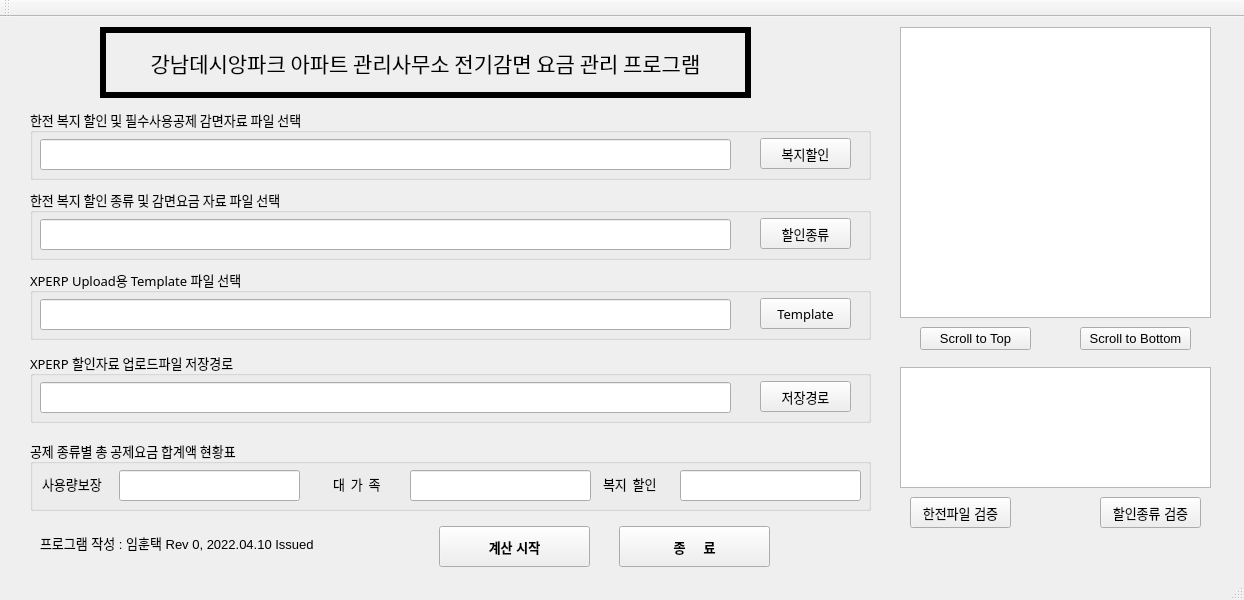
<?xml version="1.0" encoding="UTF-8"?>
<ui version="4.0">
 <class>MainWindow</class>
 <widget class="QMainWindow" name="MainWindow">
  <property name="geometry">
   <rect>
    <x>0</x>
    <y>0</y>
    <width>1244</width>
    <height>600</height>
   </rect>
  </property>
  <property name="font">
   <font>
    <pointsize>10</pointsize>
    <weight>50</weight>
    <bold>false</bold>
   </font>
  </property>
  <property name="windowTitle">
   <string>MainWindow</string>
  </property>
  <property name="autoFillBackground">
   <bool>true</bool>
  </property>
  <widget class="QWidget" name="centralwidget">
   <widget class="QLabel" name="label">
    <property name="geometry">
     <rect>
      <x>100</x>
      <y>10</y>
      <width>651</width>
      <height>71</height>
     </rect>
    </property>
    <property name="font">
     <font>
      <family>HY헤드라인M</family>
      <pointsize>16</pointsize>
     </font>
    </property>
    <property name="autoFillBackground">
     <bool>true</bool>
    </property>
    <property name="frameShape">
     <enum>QFrame::Panel</enum>
    </property>
    <property name="frameShadow">
     <enum>QFrame::Plain</enum>
    </property>
    <property name="lineWidth">
     <number>6</number>
    </property>
    <property name="midLineWidth">
     <number>0</number>
    </property>
    <property name="text">
     <string>강남데시앙파크 아파트 관리사무소 전기감면 요금 관리 프로그램</string>
    </property>
    <property name="alignment">
     <set>Qt::AlignCenter</set>
    </property>
   </widget>
   <widget class="QGroupBox" name="groupBox">
    <property name="geometry">
     <rect>
      <x>30</x>
      <y>92</y>
      <width>841</width>
      <height>71</height>
     </rect>
    </property>
    <property name="font">
     <font>
      <family>맑은 고딕</family>
      <pointsize>10</pointsize>
      <weight>50</weight>
      <bold>false</bold>
     </font>
    </property>
    <property name="title">
     <string>한전 복지 할인 및 필수사용공제 감면자료 파일 선택</string>
    </property>
    <widget class="QLineEdit" name="lineEdit">
     <property name="geometry">
      <rect>
       <x>10</x>
       <y>30</y>
       <width>691</width>
       <height>31</height>
      </rect>
     </property>
    </widget>
    <widget class="QPushButton" name="pushButton">
     <property name="geometry">
      <rect>
       <x>730</x>
       <y>29</y>
       <width>91</width>
       <height>31</height>
      </rect>
     </property>
     <property name="text">
      <string>복지할인</string>
     </property>
    </widget>
   </widget>
   <widget class="QGroupBox" name="groupBox_2">
    <property name="geometry">
     <rect>
      <x>30</x>
      <y>172</y>
      <width>841</width>
      <height>71</height>
     </rect>
    </property>
    <property name="font">
     <font>
      <family>맑은 고딕</family>
      <pointsize>10</pointsize>
      <weight>50</weight>
      <bold>false</bold>
     </font>
    </property>
    <property name="title">
     <string>한전 복지 할인 종류 및 감면요금 자료 파일 선택</string>
    </property>
    <widget class="QLineEdit" name="lineEdit_2">
     <property name="geometry">
      <rect>
       <x>10</x>
       <y>30</y>
       <width>691</width>
       <height>31</height>
      </rect>
     </property>
    </widget>
    <widget class="QPushButton" name="pushButton_2">
     <property name="geometry">
      <rect>
       <x>730</x>
       <y>29</y>
       <width>91</width>
       <height>31</height>
      </rect>
     </property>
     <property name="text">
      <string>할인종류</string>
     </property>
    </widget>
   </widget>
   <widget class="QGroupBox" name="groupBox_4">
    <property name="geometry">
     <rect>
      <x>30</x>
      <y>252</y>
      <width>841</width>
      <height>71</height>
     </rect>
    </property>
    <property name="font">
     <font>
      <family>맑은 고딕</family>
      <pointsize>10</pointsize>
      <weight>50</weight>
      <bold>false</bold>
     </font>
    </property>
    <property name="title">
     <string>XPERP Upload용 Template 파일 선택</string>
    </property>
    <widget class="QLineEdit" name="lineEdit_3">
     <property name="geometry">
      <rect>
       <x>10</x>
       <y>30</y>
       <width>691</width>
       <height>31</height>
      </rect>
     </property>
    </widget>
    <widget class="QPushButton" name="pushButton_4">
     <property name="geometry">
      <rect>
       <x>730</x>
       <y>29</y>
       <width>91</width>
       <height>31</height>
      </rect>
     </property>
     <property name="text">
      <string>Template</string>
     </property>
    </widget>
   </widget>
   <widget class="QGroupBox" name="groupBox_3">
    <property name="geometry">
     <rect>
      <x>30</x>
      <y>335</y>
      <width>841</width>
      <height>71</height>
     </rect>
    </property>
    <property name="font">
     <font>
      <family>맑은 고딕</family>
      <pointsize>10</pointsize>
      <weight>50</weight>
      <bold>false</bold>
     </font>
    </property>
    <property name="title">
     <string>XPERP 할인자료 업로드파일 저장경로</string>
    </property>
    <widget class="QLineEdit" name="lineEdit_4">
     <property name="geometry">
      <rect>
       <x>10</x>
       <y>30</y>
       <width>691</width>
       <height>31</height>
      </rect>
     </property>
    </widget>
    <widget class="QPushButton" name="pushButton_3">
     <property name="geometry">
      <rect>
       <x>730</x>
       <y>29</y>
       <width>91</width>
       <height>31</height>
      </rect>
     </property>
     <property name="text">
      <string>저장경로</string>
     </property>
    </widget>
   </widget>
   <widget class="QGroupBox" name="groupBox_5">
    <property name="geometry">
     <rect>
      <x>30</x>
      <y>423</y>
      <width>841</width>
      <height>71</height>
     </rect>
    </property>
    <property name="font">
     <font>
      <family>맑은 고딕</family>
      <pointsize>10</pointsize>
      <weight>50</weight>
      <bold>false</bold>
     </font>
    </property>
    <property name="title">
     <string>공제 종류별 총 공제요금 합계액 현황표</string>
    </property>
    <widget class="QLineEdit" name="lineEdit_5">
     <property name="geometry">
      <rect>
       <x>89</x>
       <y>30</y>
       <width>181</width>
       <height>31</height>
      </rect>
     </property>
    </widget>
    <widget class="QLabel" name="label_2">
     <property name="geometry">
      <rect>
       <x>12</x>
       <y>33</y>
       <width>71</width>
       <height>21</height>
      </rect>
     </property>
     <property name="text">
      <string>사용량보장</string>
     </property>
    </widget>
    <widget class="QLabel" name="label_3">
     <property name="geometry">
      <rect>
       <x>303</x>
       <y>33</y>
       <width>71</width>
       <height>21</height>
      </rect>
     </property>
     <property name="text">
      <string>대  가  족</string>
     </property>
    </widget>
    <widget class="QLineEdit" name="lineEdit_6">
     <property name="geometry">
      <rect>
       <x>380</x>
       <y>30</y>
       <width>181</width>
       <height>31</height>
      </rect>
     </property>
    </widget>
    <widget class="QLabel" name="label_4">
     <property name="geometry">
      <rect>
       <x>573</x>
       <y>33</y>
       <width>71</width>
       <height>21</height>
      </rect>
     </property>
     <property name="text">
      <string>복지  할인</string>
     </property>
    </widget>
    <widget class="QLineEdit" name="lineEdit_7">
     <property name="geometry">
      <rect>
       <x>650</x>
       <y>30</y>
       <width>181</width>
       <height>31</height>
      </rect>
     </property>
    </widget>
   </widget>
   <widget class="QLabel" name="label_5">
    <property name="geometry">
     <rect>
      <x>40</x>
      <y>510</y>
      <width>311</width>
      <height>31</height>
     </rect>
    </property>
    <property name="font">
     <font>
      <pointsize>10</pointsize>
     </font>
    </property>
    <property name="text">
     <string>프로그램 작성 : 임훈택 Rev 0, 2022.04.10 Issued</string>
    </property>
   </widget>
   <widget class="QPushButton" name="pushButton_5">
    <property name="geometry">
     <rect>
      <x>439</x>
      <y>509</y>
      <width>151</width>
      <height>41</height>
     </rect>
    </property>
    <property name="font">
     <font>
      <weight>75</weight>
      <bold>true</bold>
     </font>
    </property>
    <property name="text">
     <string>계산 시작</string>
    </property>
   </widget>
   <widget class="QPushButton" name="pushButton_6">
    <property name="geometry">
     <rect>
      <x>619</x>
      <y>509</y>
      <width>151</width>
      <height>41</height>
     </rect>
    </property>
    <property name="font">
     <font>
      <weight>75</weight>
      <bold>true</bold>
     </font>
    </property>
    <property name="text">
     <string>종     료</string>
    </property>
   </widget>
   <widget class="QTableWidget" name="tableWidget">
    <property name="geometry">
     <rect>
      <x>900</x>
      <y>10</y>
      <width>311</width>
      <height>291</height>
     </rect>
    </property>
    <property name="baseSize">
     <size>
      <width>0</width>
      <height>20</height>
     </size>
    </property>
    <property name="font">
     <font>
      <pointsize>8</pointsize>
     </font>
    </property>
   </widget>
   <widget class="QTextEdit" name="textEdit">
    <property name="geometry">
     <rect>
      <x>900</x>
      <y>350</y>
      <width>311</width>
      <height>121</height>
     </rect>
    </property>
    <property name="font">
     <font>
      <pointsize>8</pointsize>
     </font>
    </property>
   </widget>
   <widget class="QPushButton" name="pushButton_7">
    <property name="geometry">
     <rect>
      <x>910</x>
      <y>480</y>
      <width>101</width>
      <height>31</height>
     </rect>
    </property>
    <property name="font">
     <font>
      <pointsize>10</pointsize>
      <weight>50</weight>
      <bold>false</bold>
     </font>
    </property>
    <property name="text">
     <string>한전파일 검증</string>
    </property>
   </widget>
   <widget class="QPushButton" name="pushButton_8">
    <property name="geometry">
     <rect>
      <x>1100</x>
      <y>480</y>
      <width>101</width>
      <height>31</height>
     </rect>
    </property>
    <property name="font">
     <font>
      <pointsize>10</pointsize>
      <weight>50</weight>
      <bold>false</bold>
     </font>
    </property>
    <property name="text">
     <string>할인종류 검증</string>
    </property>
   </widget>
   <widget class="QPushButton" name="pushButton_9">
    <property name="geometry">
     <rect>
      <x>920</x>
      <y>310</y>
      <width>111</width>
      <height>23</height>
     </rect>
    </property>
    <property name="text">
     <string>Scroll to Top</string>
    </property>
   </widget>
   <widget class="QPushButton" name="pushButton_10">
    <property name="geometry">
     <rect>
      <x>1080</x>
      <y>310</y>
      <width>111</width>
      <height>23</height>
     </rect>
    </property>
    <property name="text">
     <string>Scroll to Bottom</string>
    </property>
   </widget>
  </widget>
  <widget class="QStatusBar" name="statusbar"/>
  <widget class="QToolBar" name="toolBar">
   <property name="windowTitle">
    <string>toolBar</string>
   </property>
   <attribute name="toolBarArea">
    <enum>TopToolBarArea</enum>
   </attribute>
   <attribute name="toolBarBreak">
    <bool>false</bool>
   </attribute>
  </widget>
 </widget>
 <resources/>
 <connections/>
</ui>
